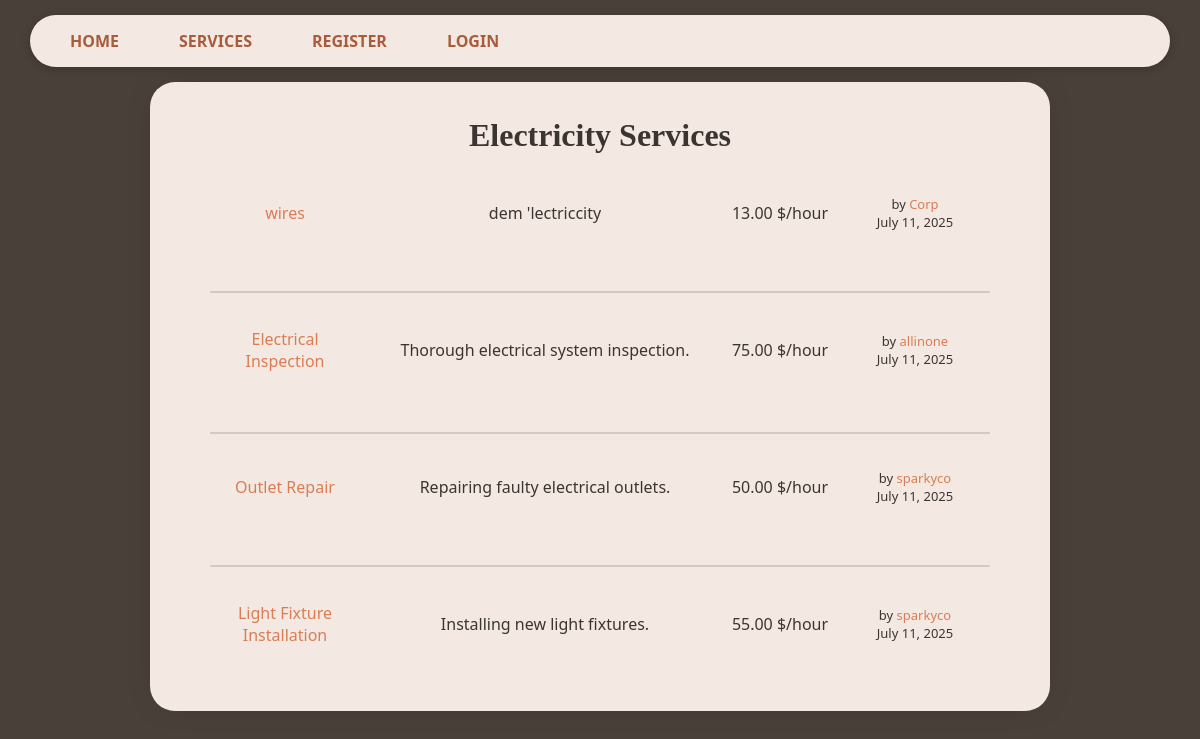
The page /services/Electricity/ on the database as committed earlier.
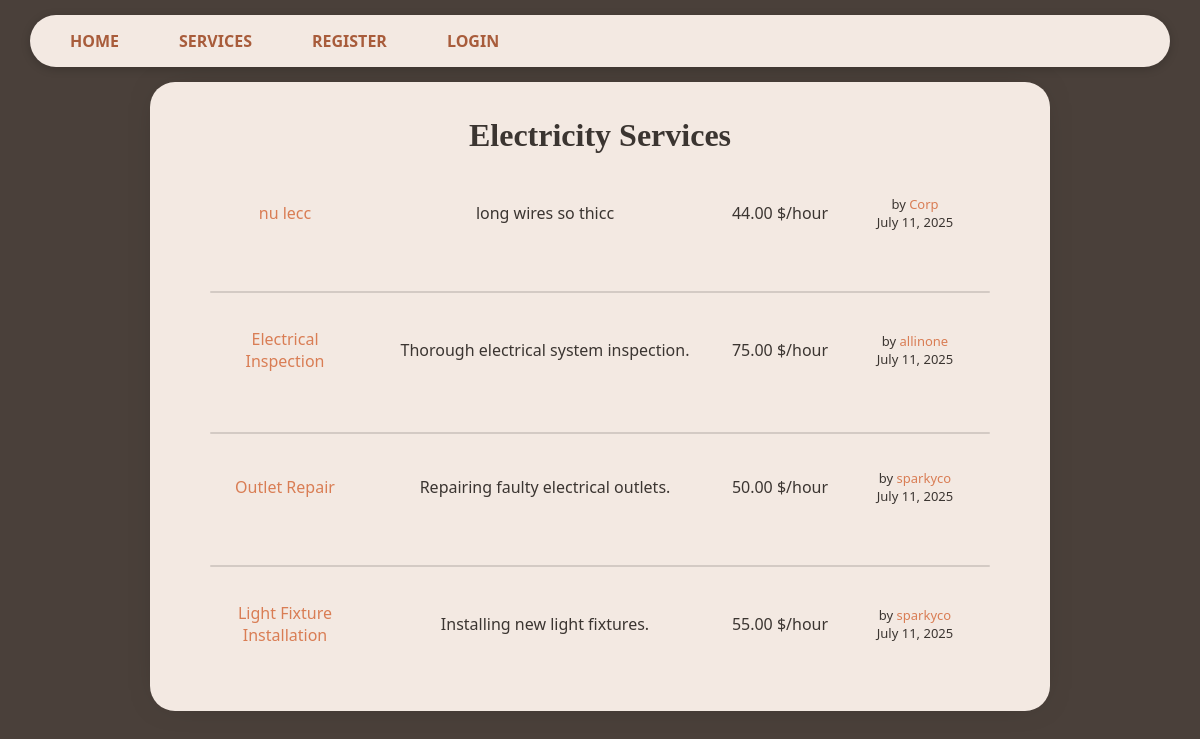
The same page on the database as committed later.
### services/models.py (models this page shows, shortened)
class Service(models.Model):
    company = models.ForeignKey(Company, on_delete=models.CASCADE)
    name = models.CharField(max_length=40)
    description = models.TextField()
    price_hour = models.DecimalField(decimal_places=2, max_digits=100)
    rating = models.IntegerField(validators=[MinValueValidator(
        0), MaxValueValidator(5)], default=0)
    choices = (
        ('Air Conditioner', 'Air Conditioner'),
        ('Carpentry', 'Carpentry'),
        ('Electricity', 'Electricity'),
        ('Gardening', 'Gardening'),
        ('Home Machines', 'Home Machines'),
        ('House Keeping', 'House Keeping'),
        ('Interior Design', 'Interior Design'),
        ('Locks', 'Locks'),
        ('Painting', 'Painting'),
        ('Plumbing', 'Plumbing'),
        ('Water Heaters', 'Water Heaters'),
    )
    field = models.CharField(max_length=30, blank=False,
                             null=False, choices=choices)
    date = models.DateTimeField(auto_now=True, null=False)

### users/models.py (models this page shows, shortened)
class Company(models.Model):
    user = models.OneToOneField(
        User, on_delete=models.CASCADE, primary_key=True)
    field = models.CharField(max_length=70, choices=(('Air Conditioner', 'Air Conditioner'),
                                                     ('All in One', 'All in One'),
                                                     ('Carpentry', 'Carpentry'),
                                                     ('Electricity',
                                                      'Electricity'),
                                                     ('Gardening', 'Gardening'),
                                                     ('Home Machines',
                                                      'Home Machines'),
                                                     ('House Keeping',
                                                      'House Keeping'),
                                                     ('Interior Design',
                                                      'Interior Design'),
                                                     ('Locks', 'Locks'),
                                                     ('Painting', 'Painting'),
                                                     ('Plumbing', 'Plumbing'),
                                                     ('Water Heaters', 'Water Heaters')), blank=False, null=False)
    rating = models.IntegerField(
        validators=[MaxValueValidator(5), MinValueValidator(0)], default=0)

class User(AbstractUser):
    is_company = models.BooleanField(default=False)
    is_customer = models.BooleanField(default=False)
    email = models.CharField(max_length=100, unique=True)

### services/views.py (the view)
# urls.py: path('<slug:field>/', v.service_field, name='services_field'),
def service_field(request, field):
    field = field.replace('-', ' ').title()
    services = Service.objects.filter(
        field=field).order_by("-date")
    return render(request, 'services/field.html', {'services': services, 'field': field})

### services/templates/services/field.html (shortened to what this page needs)
{% extends 'main/base.html' %}
{% block content %}
    {% if services.all|length != 0 %}
        <p class="title">{{field}} Services</p>
        <ul class='services_list'>
            {% for service in services %}
                <div class="service-header">
                    <a href="/services/{{service.id}}">
                        <p class="service-name">{{service.name}}</p>
                    </a>
                    <p class="service-description">{{service.description}}</p>
                    <p class="service-price">{{service.price_hour}} $/hour</p>
                    <p class="service-company-info">
                        by <a href="/company/{{service.company.user}}">{{service.company.user}}</a>
                        <br>{{ service.date|date:"F d, Y" }}
                    </p>
                </div>
                {% if forloop.counter != services|length %}
                    <div class="line"></div>
                {% endif %}
            {% endfor %}
        </ul>
    {% else %}
        <h2>Sorry. No {{field}} services available</h2>
    {% endif %}
{% endblock %}

Rows that differ between the two databases and show on the page:
changed Service "Corp": name "wires" → "nu lecc"; description "dem 'lectriccity" → "long wires so thicc"; price_hour "13.00" → "44.00"
